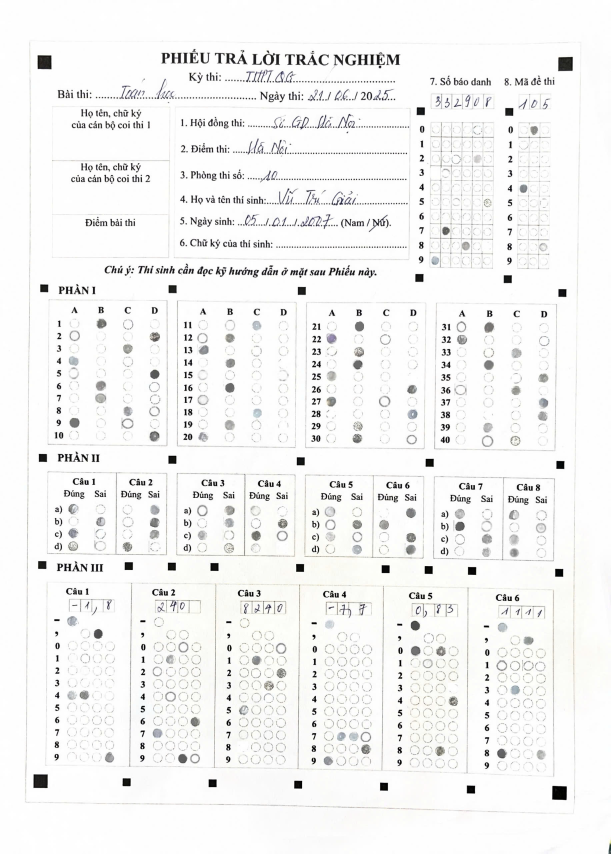
#> input picture z6495321724781_d1d742784d6ff262dfdb9826d447b93f.jpg, 1832 x 2560 px, found by its file name (shown at 1/3 size)
$ python find_image.test.py   (older library calls are emulated)
#> lines starting #> are read from the running program, lines starting #| are printed output that depends on the picture; after the words box and inside, x2 and y2 are one past the last pixel; in counts of white or black regions, pixels touching at a corner belong together
import cv2
import numpy as np
import imutils

def convert_binary_image(image):
    # Chuyển ảnh về grayscale
    if len(image.shape) == 3 and image.shape[2] == 3:
        gray = cv2.cvtColor(image, cv2.COLOR_BGR2GRAY)

    # Áp dụng threshold để làm nổi bật các điểm chấm đen
    _, thresh = cv2.threshold(gray, 0, 255, cv2.THRESH_BINARY_INV + cv2.THRESH_OTSU)

    # Áp dụng Morphological Opening để loại bỏ nhiễu nhỏ
    kernel = np.ones((3, 3), np.uint8)
    thresh = cv2.morphologyEx(thresh, cv2.MORPH_OPEN, kernel)
    thresh = cv2.morphologyEx(thresh, cv2.MORPH_CLOSE, kernel)
    return thresh

def crop_4_goc(image):
    thresh = convert_binary_image(image)
    # Tìm các contours
    contours, _ = cv2.findContours(thresh, cv2.RETR_EXTERNAL, cv2.CHAIN_APPROX_SIMPLE)

    # Lọc và vẽ các ô vuông tìm thấy trên ảnh
    contours = sorted(contours, key=cv2.contourArea, reverse=True)[:4]
    for contour in contours:
        # Tính diện tích của contour
        area = cv2.contourArea(contour)

        # Tìm hình chữ nhật bao quanh contour
        x, y, w, h = cv2.boundingRect(contour)

    # Tính bounding box cho từng contour
    contours_bound = [cv2.boundingRect(contour) for contour in contours]

    # Sắp xếp contours_bound dựa trên tổng giá trị x (hệ số vị trí x + y)
    contours_bound = sorted(contours_bound, key=lambda x: (x[0] + x[1]))
    tl, tr, bl, br = contours_bound

    # In ra kết quả
    tl = [tl[0]+tl[2]//2, tl[1]+tl[3]//2]
    tr = [tr[0]+tr[2]//2, tr[1]+tr[3]//2]
    bl = [bl[0]+bl[2]//2, bl[1]+bl[3]//2]
    br = [br[0]+br[2]//2, br[1]+br[3]//2]

    # Chuyển tọa độ các điểm thành float32 để sử dụng cho phép biến đổi perspective
    pts1 = np.float32([tl, tr, br, bl])

    # Tạo các điểm gốc của hình chữ nhật (các góc của ảnh cắt)
    width, height = br[0] - tl[0], br[1] - tl[1]  # Kích thước của vùng cắt (có thể thay đổi theo yêu cầu)
    pts2 = np.float32([[0, 0], [width - 1, 0], [width - 1, height - 1], [0, height - 1]])

    # Tính toán ma trận perspective transform
    matrix = cv2.getPerspectiveTransform(pts1, pts2)

    # Áp dụng phép biến đổi perspective
    image = cv2.warpPerspective(image, matrix, (width, height))
    thresh = cv2.warpPerspective(thresh, matrix, (width, height))
    return image, thresh

def sobel_edge_detection(image):
    # Chuyển ảnh sang grayscale
    gray = cv2.cvtColor(image, cv2.COLOR_BGR2GRAY)

    # Áp dụng Sobel để tìm gradient theo cả hai hướng X và Y
    grad_x = cv2.Sobel(gray, cv2.CV_64F, 1, 0, ksize=3)  # Gradient theo hướng X
    grad_y = cv2.Sobel(gray, cv2.CV_64F, 0, 1, ksize=3)  # Gradient theo hướng Y

    # Tính tổng độ mạnh của gradient
    edges = cv2.magnitude(grad_x, grad_y)

    # Chuyển đổi sang kiểu uint8 để hiển thị
    edges = np.uint8(np.absolute(edges))

    # Trả về ảnh với các cạnh đã được phát hiện
    return edges
def find_local(image):
    # Cắt và chuyển ảnh sang chế độ nhị phân

    image, thresh = crop_4_goc(image)
    image_area = image.shape[0] * image.shape[1]
    # Áp dụng Sobel Edge Detection
    edges = sobel_edge_detection(image)

    # Áp dụng threshold để chuyển các giá trị độ mạnh thành ảnh nhị phân (black & white)
    _, thresh = cv2.threshold(edges, 50, 255, cv2.THRESH_BINARY)

    # Tìm contours trong ảnh đã threshold
    contours, _ = cv2.findContours(thresh, cv2.RETR_EXTERNAL, cv2.CHAIN_APPROX_SIMPLE)

    # Vẽ các contours lên ảnh gốc (hoặc ảnh đã qua xử lý)
    local = []
    seen_y_values = set()  # Set để theo dõi giá trị x[1] đã gặp

    for contour in contours:
        x, y, w, h = cv2.boundingRect(contour)  # Tính bounding box của contour
        area = w * h  # Diện tích của contour

        # Kiểm tra nếu diện tích hợp lệ và có các điều kiện khác
        if 200/(1902*2698)*image_area < area < 2000/(1902*2698)*image_area and x + w // 2 < image.shape[1] // 50 and w/h > 0.2 and w/h < 1/0.2:
            if y not in seen_y_values:  # Nếu giá trị x[1] chưa gặp
                local.append(cv2.boundingRect(contour))
                seen_y_values.add(y)  # Thêm y vào set đã gặp

    # Sắp xếp các contour theo giá trị của y (theo trục y)
    local = sorted(local, key=lambda x: x[1])

    # Loại bỏ các bounding box có hiệu x[1] < 30 giữa các phần tử liên tiếp
    filtered_local = []
    previous_y = -float('inf')  # Giá trị y trước đó (bắt đầu với một giá trị rất nhỏ)
    for box in local:
        x, y, w, h = box
        if abs(y - previous_y) >= 30:  # Kiểm tra hiệu của y với giá trị y trước đó
            filtered_local.append(box)
            previous_y = y  # Cập nhật giá trị y cho lần lặp tiếp theo
    print(filtered_local)
    return filtered_local, image


def find_SBD_image(image):
    local, image = find_local(image)

    if len(local) < 2:  # Kiểm tra nếu có ít nhất 2 bounding box
        return None  # Không tìm thấy SBD

    height, width = local[1][1] - local[0][1], image.shape[1]

    # Tính toán x, y, w, h và làm tròn các giá trị
    x = round(1417 / 1902 * width)
    y = round(217 / 830 * height)
    w = round((1644 - 1417) / 1902 * width)
    h = round((756 - 217) / 830 * height)

    # Cắt vùng ảnh theo tọa độ đã tính toán
    print(x, y, w, h)
    return image[y:y+h, x:x+w]

def find_MDT_image(image):
    local, image = find_local(image)

    if len(local) < 2:  # Kiểm tra nếu có ít nhất 2 bounding box
        return None  # Không tìm thấy SBD

    height, width = local[1][1] - local[0][1], image.shape[1]

    # Tính toán x, y, w, h và làm tròn các giá trị
    x = round(1733 / 1902 * width)
    y = round(217 / 830 * height)
    w = round((1849 - 1733) / 1902 * width)
    h = round((756 - 217) / 830 * height)

    # Cắt vùng ảnh theo tọa độ đã tính toán
    print(x, y, w, h)
    return image[y:y+h, x:x+w]

def find_Part1(image):
    local, image = find_local(image)

    if len(local) < 2:  # Kiểm tra nếu có ít nhất 2 bounding box
        return None  # Không tìm thấy SBD

    height, width = local[2][1] - local[1][1], image.shape[1]

    # Tính toán x, y, w, h và làm tròn các giá trị
    x = round(93 / 1902 * width)
    y = round(954 / (1465-830) * height)
    w = round((440 - 93) / 1902 * width)
    h = round((1417 - 954) / (1465-830) * height)
    of = round((567-93)/1902*width)
    # Cắt vùng ảnh theo tọa độ đã tính toán
    print(x, y, w, h)
    return image[y:y+h, x:x+w], image[y:y+h, x+of:x+w+of], image[y:y+h, x+of*2:x+w+of*2], image[y:y+h, x+of*3:x+w+of*3]

def find_Part2(image):
    local, image = find_local(image)

    if len(local) < 2:  # Kiểm tra nếu có ít nhất 2 bounding box
        return None  # Không tìm thấy SBD

    height, width = local[3][1] - local[2][1], image.shape[1]

    # Tính toán x, y, w, h và làm tròn các giá trị
    x = round(95 / 1902 * width)
    y = round(1649 / (1868-1465) * height)
    w = round((240 - 95) / 1902 * width)
    h = round((1830 - 1649) / (1868-1465) * height)
    of1 = round((293-95) / 1902 * width)
    of2 = round((568-95) / 1902 * width)
    # Cắt vùng ảnh theo tọa độ đã tính toán
    print(x, y, w, h)
    image1 = image[y:y+h, x:x+w]
    image2 = image[y:y+h, x+of1:x+w+of1]
    image3 = image[y:y+h, x+of2:x+w+of2]
    image4 = image[y:y+h, x+of1+of2:x+w+of1+of2]
    image5 = image[y:y+h, x+of2*2:x+w+of2*2]
    image6 = image[y:y+h, x+of1+of2*2:x+w+of1+of2*2]
    image7 = image[y:y+h, x+of2*3:x+w+of2*3]
    image8 = image[y:y+h, x+of1+of2*3:x+w+of1+of2*3]
    return image1, image2, image3, image4, image5, image6, image7, image8

def find_Part3(image):
    local, image = find_local(image)

    if len(local) < 2:  # Kiểm tra nếu có ít nhất 2 bounding box
        return None  # Không tìm thấy SBD

    height, width = local[4][1] - local[3][1], image.shape[1]

    # Tính toán x, y, w, h và làm tròn các giá trị
    x = round(94 / 1902 * width)
    y = round(2070 / (2670-1868) * height)
    w = round((275 - 94) / 1902 * width)
    h = round((2625 - 2070) / (2670-1868) * height)
    of = round((410-94)/1902*width)
    # Cắt vùng ảnh theo tọa độ đã tính toán
    print(x, y, w, h)
    return image[y:y+h, x:x+w], image[y:y+h, x+of:x+w+of], image[y:y+h, x+of*2:x+w+of*2], image[y:y+h, x+of*3:x+w+of*3], image[y:y+h, x+of*4:x+w+of*4], image[y:y+h, x+of*5:x+w+of*5]
def solve(image):

    # Tìm SBD image
    SBD_image = find_SBD_image(image)
    MDT_image = find_MDT_image(image)
    Part1_image1, Part1_image2, Part1_image3, Part1_image4 = find_Part1(image)
    Part2_image1, Part2_image2, Part2_image3, Part2_image4, Part2_image5, Part2_image6, Part2_image7, Part2_image8 = find_Part2(image)
    Part3_image1, Part3_image2, Part3_image3, Part3_image4, Part3_image5, Part3_image6 = find_Part3(image)
    _, image= find_local(image)
    if SBD_image is not None:
        cv2.imshow("SBD Image", imutils.resize(Part1_image4, height=800))
    else:
        print("Không tìm thấy SBD")

    cv2.waitKey(0)
    cv2.destroyAllWindows()


def main():
    # Đọc ảnh
    image = cv2.imread("D:\prj 2\z6495321724781_d1d742784d6ff262dfdb9826d447b93f.jpg")
#> image is the input picture: shape (2560, 1832, 3); mean B, G, R 243.2, 243.9, 243.8
    #image = cv2.imread('./data/Trainning_set/Trainning_SET/Images/IMG_1581_iter_1.jpg')
    solve(image)
#> in convert_binary_image, `_, thresh = cv2.threshold(gray, 0, 255, cv2.THRESH_BINARY_INV + cv2.TH..`: thresh: shape (2560, 1832); 3.9% white; 3894 white regions (2923 under 20 px), largest, box (x1, y1, x2, y2) and area: (1674, 171, 1719, 214) 1796, (1656, 2357, 1701, 2400) 1792, (100, 2323, 143, 2364) 1752
#> in convert_binary_image, `thresh = cv2.morphologyEx(thresh, cv2.MORPH_OPEN, kernel)`:
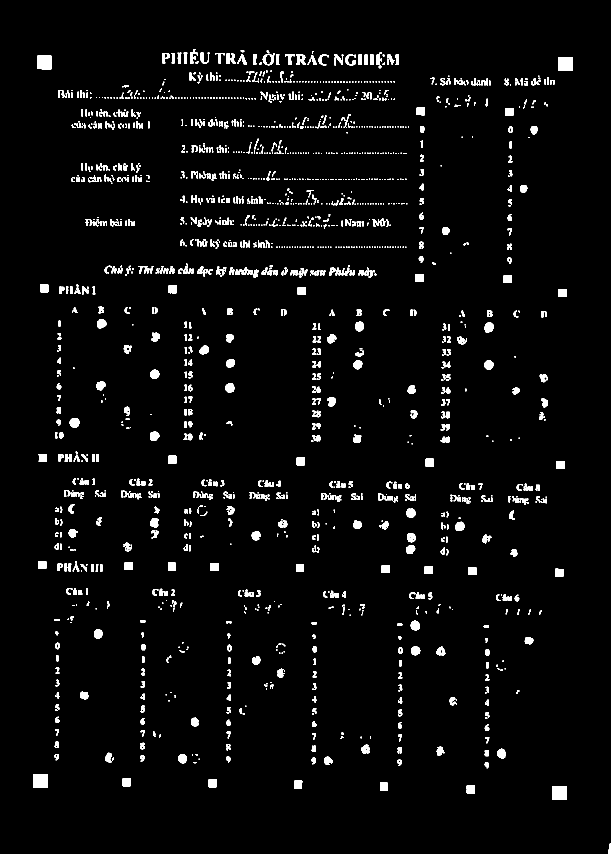
#> thresh: shape (2560, 1832) (shown at 1/3 size); 3.2% white; 1929 white regions (796 under 20 px), largest, box (x1, y1, x2, y2) and area: (1675, 171, 1718, 213) 1791, (1656, 2358, 1701, 2400) 1790, (100, 2323, 143, 2364) 1752
#> in convert_binary_image, `thresh = cv2.morphologyEx(thresh, cv2.MORPH_CLOSE, kernel)`: thresh: shape (2560, 1832); 3.3% white; 1573 white regions (644 under 20 px)
#> in crop_4_goc, `contours, _ = cv2.findContours(thresh, cv2.RETR_EXTERNAL, cv2.CHAIN_AP..`: contours = 1573 contours, 762 with area under 20; largest, box (x1, y1, x2, y2) and area: (1675, 171, 1718, 213) 1708, (1656, 2358, 1701, 2400) 1707, (100, 2323, 143, 2364) 1670, (113, 166, 155, 208) 1646, (788, 152, 825, 196) 926
#> in crop_4_goc, `contours = sorted(contours, key=cv2.contourArea, reverse=True)[:4]`: contours = 4 contours; box (x1, y1, x2, y2) and area: (1675, 171, 1718, 213) 1708, (1656, 2358, 1701, 2400) 1707, (100, 2323, 143, 2364) 1670, (113, 166, 155, 208) 1646
#> the loop in crop_4_goc, `for contour in contours:` made 4 passes
#> (area, x, y, w, h) on passes 1 to 4: (1708.5, 1675, 171, 43, 42), (1707, 1656, 2358, 45, 42), (1670, 100, 2323, 43, 41), (1646, 113, 166, 42, 42)
#> in crop_4_goc, `contours_bound = [cv2.boundingRect(contour) for contour in contours]`: contours_bound = [(1675, 171, 43, 42), (1656, 2358, 45, 42), (100, 2323, 43, 41), (113, 166, 42, 42)]
#> in crop_4_goc, `contours_bound = sorted(contours_bound, key=lambda x: (x[0] + x[1]))`: contours_bound = [(113, 166, 42, 42), (1675, 171, 43, 42), (100, 2323, 43, 41), (1656, 2358, 45, 42)]
#> in crop_4_goc, `tl, tr, bl, br = contours_bound`: tl = (113, 166, 42, 42); tr = (1675, 171, 43, 42); bl = (100, 2323, 43, 41); br = (1656, 2358, 45, 42)
#> in crop_4_goc, `tl = [tl[0]+tl[2]//2, tl[1]+tl[3]//2]`: tl = [134, 187]
#> in crop_4_goc, `tr = [tr[0]+tr[2]//2, tr[1]+tr[3]//2]`: tr = [1696, 192]
#> in crop_4_goc, `bl = [bl[0]+bl[2]//2, bl[1]+bl[3]//2]`: bl = [121, 2343]
#> in crop_4_goc, `br = [br[0]+br[2]//2, br[1]+br[3]//2]`: br = [1678, 2379]
#> in crop_4_goc, `pts1 = np.float32([tl, tr, br, bl])`: pts1 = [[134, 187], [1696, 192], [1678, 2379], [121, 2343]]
#> in crop_4_goc, `width, height = br[0] - tl[0], br[1] - tl[1]`: width = 1544; height = 2192
#> in crop_4_goc, `pts2 = np.float32([[0, 0], [width - 1, 0], [width - 1, height - 1], [0..`: pts2 = [[0, 0], [1543, 0], [1543, 2191], [0, 2191]]
#> in crop_4_goc, `matrix = cv2.getPerspectiveTransform(pts1, pts2)`: matrix = [[1, 0.00605, -135.5], [-0.00325, 1.01, -189.2], [9.25e-06, -1.35e-06, 1]]
#> in find_local, `_, thresh = cv2.threshold(edges, 50, 255, cv2.THRESH_BINARY)`:
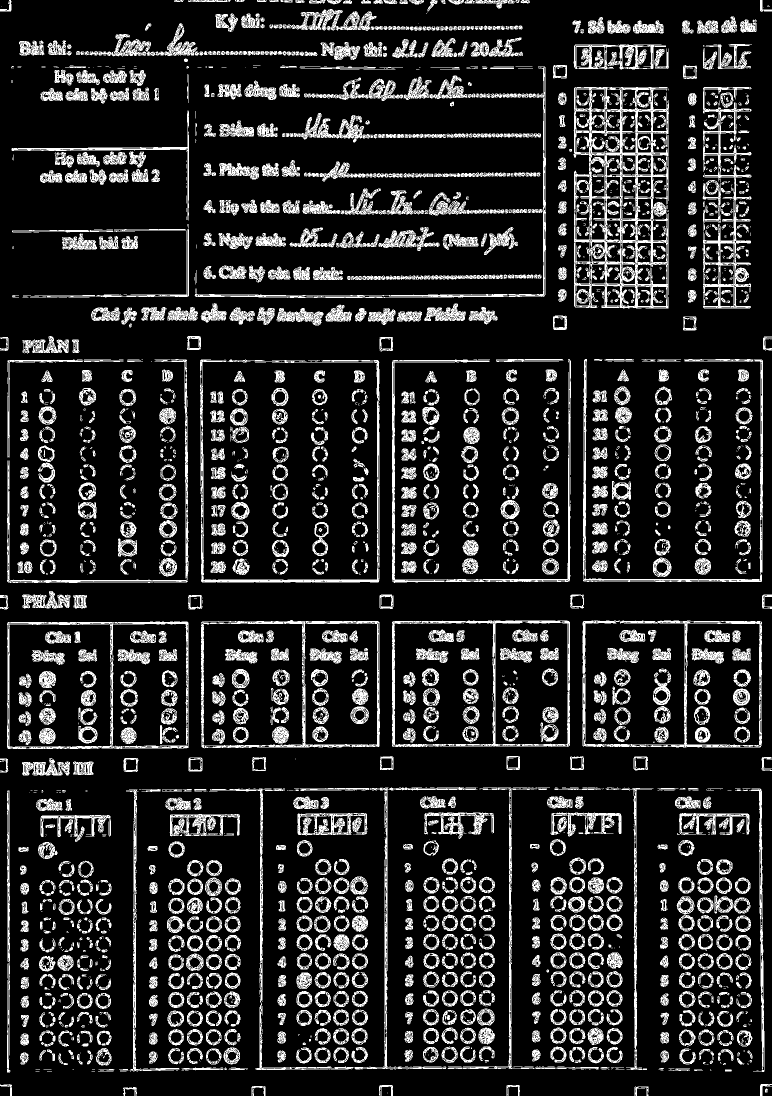
#> thresh: shape (2192, 1544) (shown at 1/2 size); 15.8% white; 2415 white regions (829 under 20 px)
#> in find_local, `contours, _ = cv2.findContours(thresh, cv2.RETR_EXTERNAL, cv2.CHAIN_AP..`: contours = 1905 contours, 650 with area under 20; largest, box (x1, y1, x2, y2) and area: (14, 1243, 378, 1498) 91193, (1165, 1241, 1524, 1495) 89740, (402, 1240, 760, 1497) 89468, (784, 1241, 1140, 1494) 88857, (1147, 174, 1338, 617) 72400
#> the loop in find_local, `for contour in contours:` made 1905 passes
#> (x, y, w, h, area) on passes 3 to 5: (1530, 2177, 6, 9, 54), (246, 2174, 28, 18, 504), (1269, 2173, 28, 19, 532)
#> after the loop in find_local, `for contour in contours:`: local = [(0, 2168, 24, 24), (0, 1517, 17, 28), (0, 1190, 17, 29), (0, 674, 17, 28), (0, 0, 23, 23)]; seen_y_values = 5 items
#> in find_local, `local = sorted(local, key=lambda x: x[1])`: local = [(0, 0, 23, 23), (0, 674, 17, 28), (0, 1190, 17, 29), (0, 1517, 17, 28), (0, 2168, 24, 24)]
#> the loop in find_local, `for box in local:` made 5 passes
#> (box, y, w, h, previous_y) on passes 1 to 5: ((0, 0, 23, 23), 0, 23, 23, 0), ((0, 674, 17, 28), 674, 17, 28, 674), ((0, 1190, 17, 29), 1190, 17, 29, 1190), ((0, 1517, 17, 28), 1517, 17, 28, 1517), ((0, 2168, 24, 24), 2168, 24, 24, 2168)
#> after the loop in find_local, `for box in local:`: filtered_local has the same summary as local; previous_y = 2168
#| [(0, 0, 23, 23), (0, 674, 17, 28), (0, 1190, 17, 29), (0, 1517, 17, 28), (0, 2168, 24, 24)]
#> in find_SBD_image, `height, width = local[1][1] - local[0][1], image.shape[1]`: height = 674; width = 1544
#> in find_SBD_image, `x = round(1417 / 1902 * width)`: x = 1150
#> in find_SBD_image, `y = round(217 / 830 * height)`: y = 176
#> in find_SBD_image, `w = round((1644 - 1417) / 1902 * width)`: w = 184
#> in find_SBD_image, `h = round((756 - 217) / 830 * height)`: h = 438
#| 1150 176 184 438
#> in find_SBD_image, `return image[y:y+h, x:x+w]`:
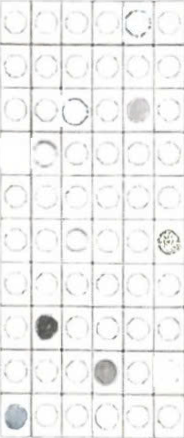
#> returned value: shape (438, 184, 3); mean of channels 0, 1, 2 240.6, 241.1, 241; drawn as B, G, R
#> in crop_4_goc (call 2), `contours, _ = cv2.findContours(thresh, cv2.RETR_EXTERNAL, cv2.CHAIN_AP..`: contours = 1573 contours, 762 with area under 20; largest, box (x1, y1, x2, y2) and area: (1675, 171, 1718, 213) 1708, (1656, 2358, 1701, 2400) 1707, (100, 2323, 143, 2364) 1670, (113, 166, 155, 208) 1646, (788, 152, 825, 196) 926
#> in crop_4_goc (call 2), `contours = sorted(contours, key=cv2.contourArea, reverse=True)[:4]`: contours = 4 contours; box (x1, y1, x2, y2) and area: (1675, 171, 1718, 213) 1708, (1656, 2358, 1701, 2400) 1707, (100, 2323, 143, 2364) 1670, (113, 166, 155, 208) 1646
#> the loop in crop_4_goc (call 2), `for contour in contours:` made 4 passes
#> the loop in find_local (call 2), `for contour in contours:` made 1905 passes
#> the loop in find_local (call 2), `for box in local:` made 5 passes
#| [(0, 0, 23, 23), (0, 674, 17, 28), (0, 1190, 17, 29), (0, 1517, 17, 28), (0, 2168, 24, 24)]
#| 1407 176 94 438
#> in find_MDT_image, `return image[y:y+h, x:x+w]`:
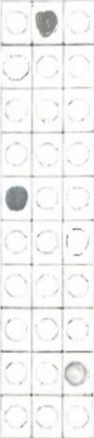
#> returned value: shape (438, 94, 3); mean of channels 0, 1, 2 242.4, 242.8, 242.7; drawn as B, G, R
#| [(0, 0, 23, 23), (0, 674, 17, 28), (0, 1190, 17, 29), (0, 1517, 17, 28), (0, 2168, 24, 24)]
#| 75 775 282 376
#> in solve, `Part1_image1, Part1_image2, Part1_image3, Part1_image4 = find_Part1(im..`:
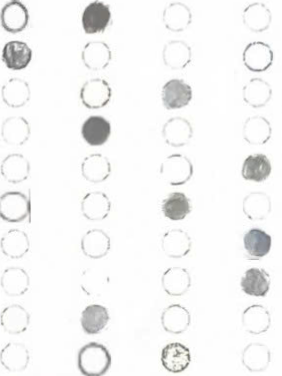
#> Part1_image4: shape (376, 282, 3); mean B, G, R 244.8, 245, 245
#| [(0, 0, 23, 23), (0, 674, 17, 28), (0, 1190, 17, 29), (0, 1517, 17, 28), (0, 2168, 24, 24)]
#| 77 1338 118 147
#> in find_Part2, `image8 = image[y:y+h, x+of1+of2*3:x+w+of1+of2*3]`:
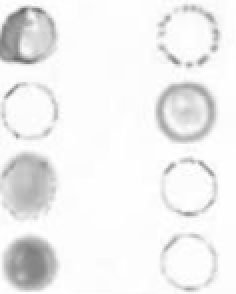
#> image8: shape (147, 118, 3) (shown 2 times larger); min 99, max 255, mean 239.7
#| [(0, 0, 23, 23), (0, 674, 17, 28), (0, 1190, 17, 29), (0, 1517, 17, 28), (0, 2168, 24, 24)]
#| 76 1680 147 451
#> in solve, `Part3_image1, Part3_image2, Part3_image3, Part3_image4, Part3_image5, ..`:
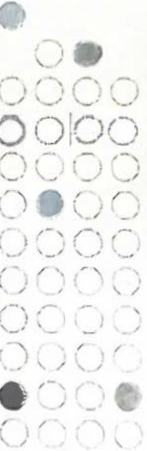
#> Part3_image6: shape (451, 147, 3); mean B, G, R 241, 242.6, 242.1
#| [(0, 0, 23, 23), (0, 674, 17, 28), (0, 1190, 17, 29), (0, 1517, 17, 28), (0, 2168, 24, 24)]

if __name__ == "__main__":
    main()
